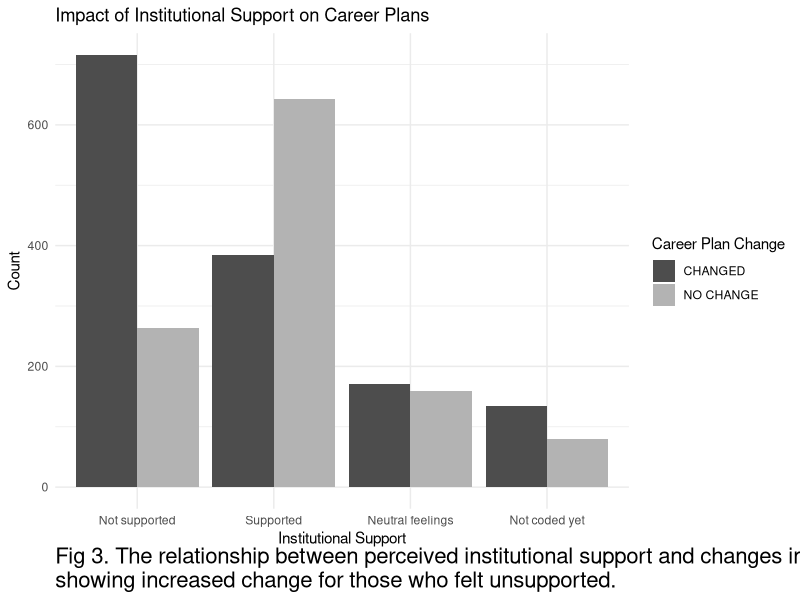
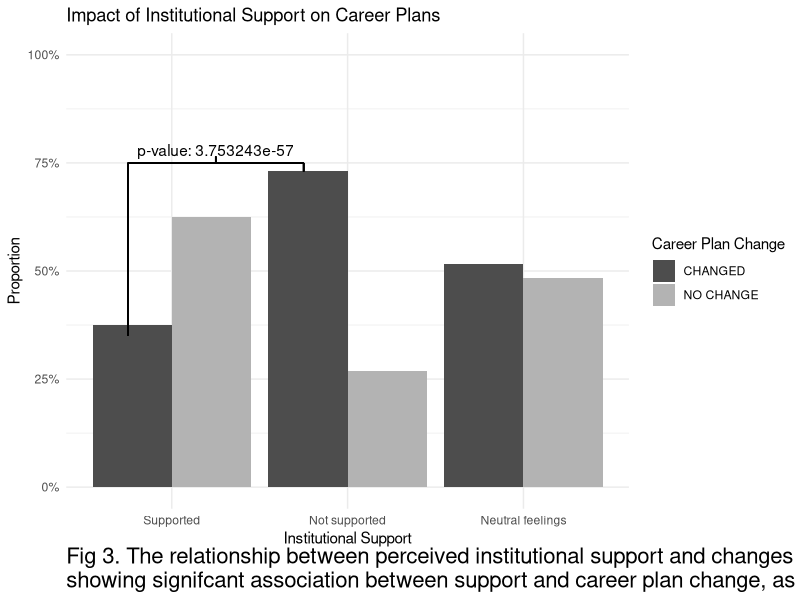
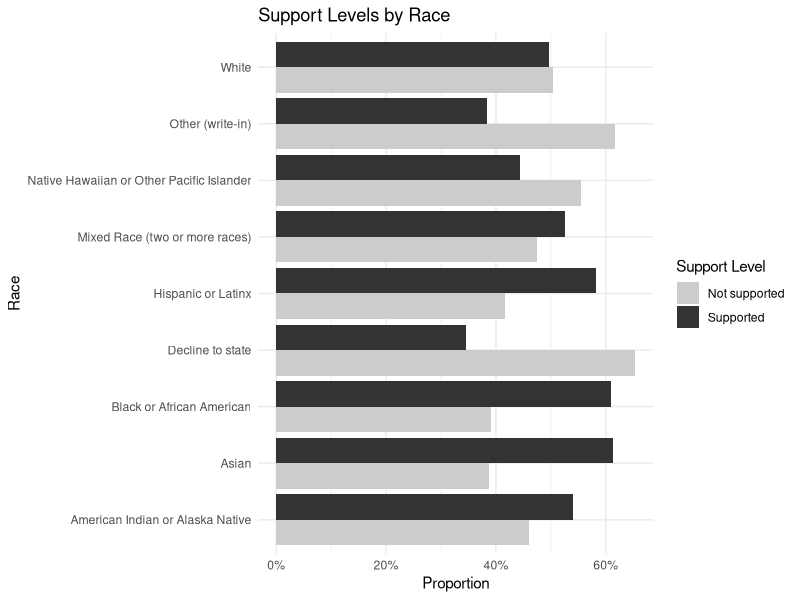
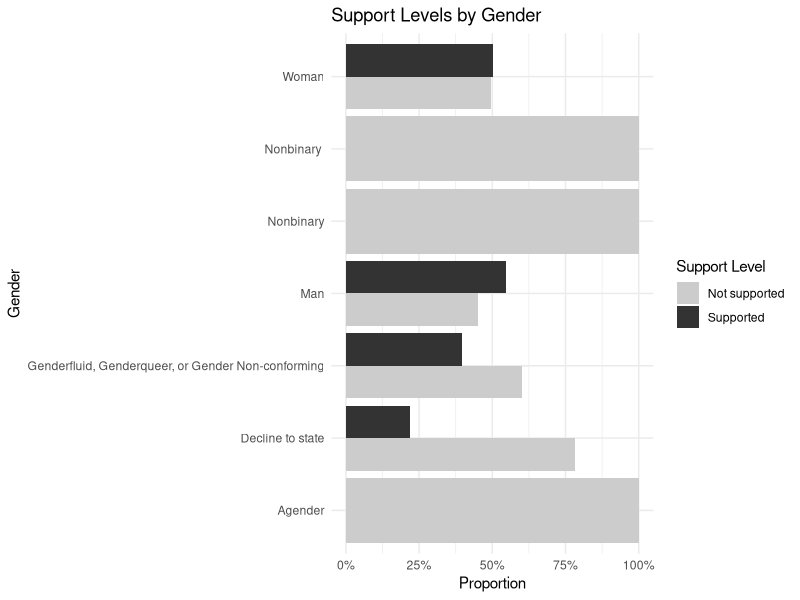
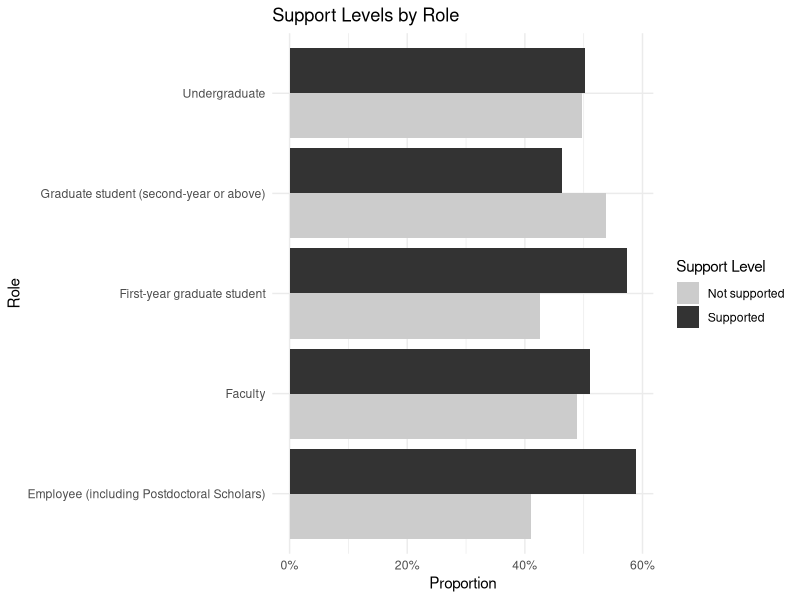
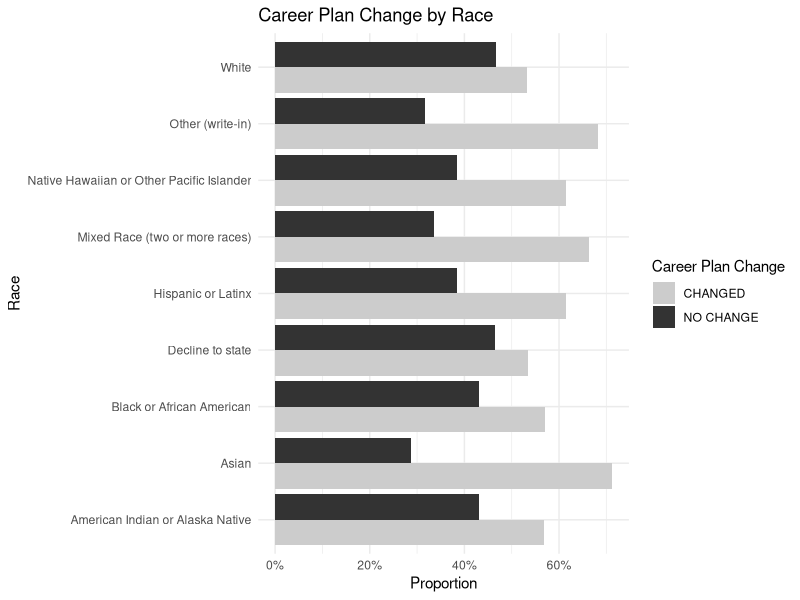
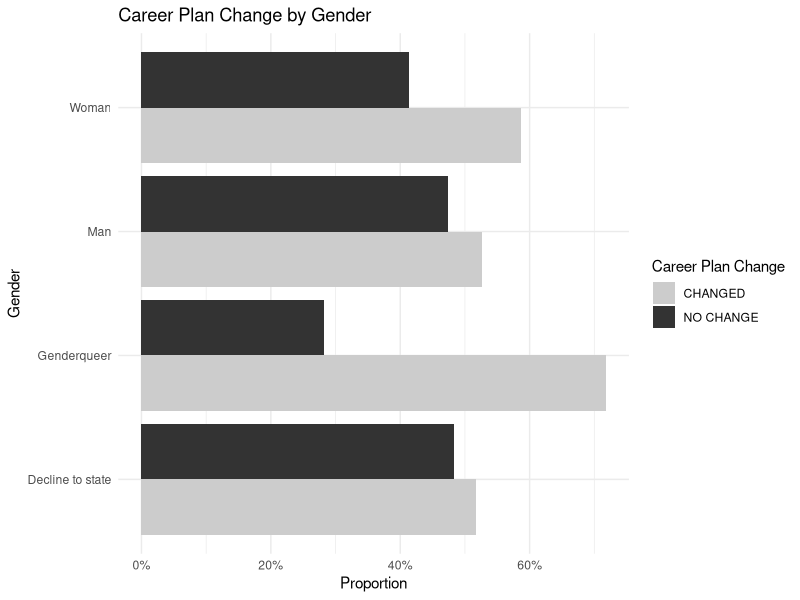
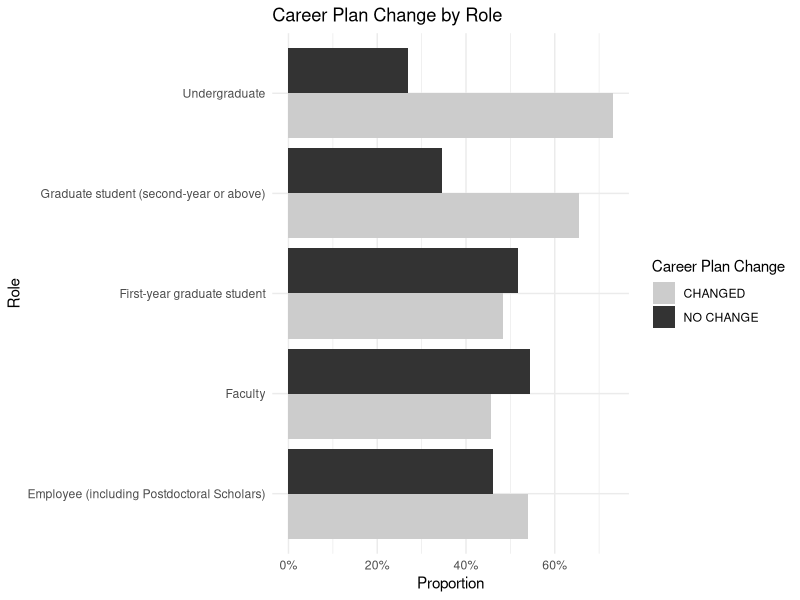

Write R code to recreate these figures, in order.
## ---- chunk 1
library(tidyverse)
library(patchwork)
library(ggsignif)
data <- read.csv("data_all.csv", skip = 1)
## ---- chunk 2
df_supported <- data %>% 
  rename(Supported = Did.you.feel.supported.from.your.institution..department..team..etc...,
         Changed = How.has.COVID.19.changed.and.or.altered.your.academic.or.professional.plans...Some.examples..programs.you.will.apply.to..jobs.you.will.apply.to..interest.level.in.certain.career.paths.) %>% 
  select(Supported, Changed)

df_supported <- df_supported %>%
  mutate(Supported = case_when(
    Supported %in% c("Supported", "supported") ~ "Supported",
    Supported %in% c("Not supported", "Not Supported", "not supported") ~ "Not supported",
    Supported %in% c("Neutral feelings", "Neutral feellings", "neutral feelings") ~ "Neutral feelings",
    Supported == "" ~ "Not coded yet",
    TRUE ~ Supported
  ))


head(df_supported)
## ---- chunk 3
contingency_table <- table(df_supported$Supported, df_supported$Changed)
chisq_test <- chisq.test(contingency_table)
p_value <- chisq_test$p.value
## ---- chunk 4
summarized_df <- df_supported %>%
  group_by(Supported, Changed) %>%
  summarise(Count = n()) %>%
  ungroup()

summarized_df <- summarized_df %>%
  arrange(desc(Count)) %>%
  mutate(Supported = factor(Supported, levels = unique(Supported)))

ggplot(summarized_df, aes(x = Supported, y = Count, fill = Changed)) +
  geom_bar(stat = "identity", position = "dodge") +
  labs(title = "Impact of Institutional Support on Career Plans",
       x = "Institutional Support",
       y = "Count",
       fill = "Career Plan Change",
       caption = "Fig 3. The relationship between perceived institutional support and changes in academic or professional plans due to COVID-19,\nshowing increased change for those who felt unsupported.") +
  scale_fill_manual(values = c("NO CHANGE" = "grey70", "CHANGED" = "grey30")) +
  theme_minimal() +
  theme(plot.caption = element_text(hjust = 0, margin = margin(t = 0, r = 0, b = 0, l = 0), size = 16))
## ---- chunk 5
df_filtered <- df_supported %>%
  filter(Supported %in% c("Not supported", "Supported", "Neutral feelings"))

summarized_df <- df_filtered %>%
  group_by(Supported, Changed) %>%
  summarise(Count = n()) %>%
  mutate(Proportion = Count / sum(Count)) %>%
  ungroup()

summarized_df$Supported <- factor(summarized_df$Supported, levels = c("Supported", "Not supported", "Neutral feelings"))

ggplot(summarized_df, aes(x = Supported, y = Proportion, fill = Changed)) +
  geom_bar(stat = "identity", position = "dodge") +
  labs(title = "Impact of Institutional Support on Career Plans",
       x = "Institutional Support",
       y = "Proportion",
       fill = "Career Plan Change",
       caption = "Fig 3. The relationship between perceived institutional support and changes in academic or professional plans due to COVID-19,\nshowing signifcant association between support and career plan change, as shown from p-value from chi-square test of independence.") +
  scale_fill_manual(values = c("NO CHANGE" = "grey70", "CHANGED" = "grey30")) +
  theme_minimal() +
  scale_y_continuous(labels = scales::percent_format(), limits = c(0, 1)) +
  theme(plot.caption = element_text(hjust = 0, margin = margin(t = 0, r = 0, b = 0, l = 0), size = 16)) +
  geom_segment(aes(x = 1 - 0.25, xend = 2 - 0.25, y = 0.75, yend = 0.75)) +
  geom_segment(aes(x = 1 - 0.25, xend = 1 - 0.25, y = 0.35, yend = 0.75)) +
  geom_segment(aes(x = 2 - 0.25, xend = 2 - 0.25, y = 0.73, yend = 0.75)) +
  geom_segment(aes(x = (1.75 + 0.75) / 2, xend = (1.75 + 0.75) / 2, y = 0.75, yend = 0.765)) +
  annotate("text", x = (1.75 + 0.75) / 2, y = 0.78, label = paste("p-value:", format(p_value, scientific = TRUE)))

## ---- chunk 6
df_supported <- data %>% 
  rename(Supported = Did.you.feel.supported.from.your.institution..department..team..etc...,
         Race = What.is.your.race.and.or.ethnicity..Check.all.that.apply....Selected.Choice,
         Gender = How.would.you.describe.yourself...Mark.one.answer....Selected.Choice
         ) %>% 
  select(Race, Gender, Role, Supported)

df_supported <- df_supported %>%
  mutate(Supported = case_when(
    Supported %in% c("Supported", "supported") ~ "Supported",
    Supported %in% c("Not supported", "Not Supported", "not supported") ~ "Not supported",
    Supported %in% c("Neutral feelings", "Neutral feellings", "neutral feelings") ~ "Neutral feelings",
    Supported == "" ~ "Not coded yet",
    TRUE ~ Supported
  ))

df_supported <- df_supported %>%
  filter(Supported %in% c("Supported", "Not supported"))
df_supported <- df_supported %>%
  separate_rows(Race, sep = ",\\s*")
## ---- chunk 7
df_race <- df_supported %>%
  group_by(Race, Supported) %>%
  summarise(count = n()) %>%
  mutate(proportion = count / sum(count))

ggplot(df_race, aes(x = Race, y = proportion, fill = Supported)) +
  geom_bar(stat = "identity", position = "dodge") +
  scale_y_continuous(labels = scales::percent_format()) +
  scale_fill_grey(start = 0.8, end = 0.2) +
  labs(title = "Support Levels by Race",
       x = "Race",
       y = "Proportion",
       fill = "Support Level") +
  theme_minimal() +
  coord_flip()

df_gender <- df_supported %>%
  group_by(Gender, Supported) %>%
  summarise(count = n()) %>%
  mutate(proportion = count / sum(count))

ggplot(df_gender, aes(x = Gender, y = proportion, fill = Supported)) +
  geom_bar(stat = "identity", position = "dodge") +
  scale_y_continuous(labels = scales::percent_format()) +
  scale_fill_grey(start = 0.8, end = 0.2) +
  labs(title = "Support Levels by Gender",
       x = "Gender",
       y = "Proportion",
       fill = "Support Level") +
  theme_minimal() +
  coord_flip()

df_role <- df_supported %>%
  group_by(Role, Supported) %>%
  summarise(count = n()) %>%
  mutate(proportion = count / sum(count))

ggplot(df_role, aes(x = Role, y = proportion, fill = Supported)) +
  geom_bar(stat = "identity", position = "dodge") +
  scale_y_continuous(labels = scales::percent_format()) +
  scale_fill_grey(start = 0.8, end = 0.2) +
  labs(title = "Support Levels by Role",
       x = "Role",
       y = "Proportion",
       fill = "Support Level") +
  theme_minimal() +
  coord_flip()
## ---- chunk 8
df_supported <- data %>% 
  rename(Changed = How.has.COVID.19.changed.and.or.altered.your.academic.or.professional.plans...Some.examples..programs.you.will.apply.to..jobs.you.will.apply.to..interest.level.in.certain.career.paths.,
         Race = What.is.your.race.and.or.ethnicity..Check.all.that.apply....Selected.Choice,
         Gender = How.would.you.describe.yourself...Mark.one.answer....Selected.Choice
         ) %>% 
  select(Race, Gender, Role, Changed)

df_supported <- df_supported %>%
  separate_rows(Race, sep = ",\\s*") %>% 
  mutate(Gender := str_trim(Gender)) %>% 
  mutate(Gender := case_when(
      Gender %in% c("Nonbinary", "Agender", "Genderfluid, Genderqueer, or Gender Non-conforming") ~ "Genderqueer",
      TRUE ~ as.character(Gender)
    ))
## ---- chunk 9
df_race <- df_supported %>%
  group_by(Race, Changed) %>%
  summarise(count = n()) %>%
  mutate(proportion = count / sum(count))

ggplot(df_race, aes(x = Race, y = proportion, fill = Changed)) +
  geom_bar(stat = "identity", position = "dodge") +
  scale_y_continuous(labels = scales::percent_format()) +
  scale_fill_grey(start = 0.8, end = 0.2) +
  labs(title = "Career Plan Change by Race",
       x = "Race",
       y = "Proportion",
       fill = "Career Plan Change") +
  theme_minimal() +
  coord_flip()

df_gender <- df_supported %>%
  group_by(Gender, Changed) %>%
  summarise(count = n()) %>%
  mutate(proportion = count / sum(count))

ggplot(df_gender, aes(x = Gender, y = proportion, fill = Changed)) +
  geom_bar(stat = "identity", position = "dodge") +
  scale_y_continuous(labels = scales::percent_format()) +
  scale_fill_grey(start = 0.8, end = 0.2) +
  labs(title = "Career Plan Change by Gender",
       x = "Gender",
       y = "Proportion",
       fill = "Career Plan Change") +
  theme_minimal() +
  coord_flip()

df_role <- df_supported %>%
  group_by(Role, Changed) %>%
  summarise(count = n()) %>%
  mutate(proportion = count / sum(count))

ggplot(df_role, aes(x = Role, y = proportion, fill = Changed)) +
  geom_bar(stat = "identity", position = "dodge") +
  scale_y_continuous(labels = scales::percent_format()) +
  scale_fill_grey(start = 0.8, end = 0.2) +
  labs(title = "Career Plan Change by Role",
       x = "Role",
       y = "Proportion",
       fill = "Career Plan Change") +
  theme_minimal() +
  coord_flip()
## ---- chunk 10
df_supported <- df_supported %>% 
  filter(!Race %in% c("Decline to state", "Other (write-in)")) %>% 
  filter(!Gender %in% c("Decline to state", "Other (write-in)"))

df_updated_race <- df_supported %>%
  mutate(Race_Comparison = case_when(
    Race %in% c("White") ~ "White",
    TRUE ~ "BIPOC"
  )) %>%
  filter(Race_Comparison %in% c("White", "BIPOC"))
## ---- chunk 11
race_counts <- df_updated_race %>%
  group_by(Race_Comparison, Changed) %>%
  summarise(count = n(), .groups = 'drop') %>%
  pivot_wider(names_from = Changed, values_from = count, values_fill = 0)

race_test <- chisq.test(as.matrix(race_counts[, -1]))
## ---- chunk 12
df_woman_man <- df_supported %>%
  filter(Gender %in% c("Woman", "Man"))
contingency_table_woman_man <- table(df_woman_man$Gender, df_woman_man$Changed)
chisq_test_woman_man <- chisq.test(contingency_table_woman_man)
p_value_woman_man <- chisq_test_woman_man$p.value
df_genderqueer_man <- df_supported %>%
  filter(Gender %in% c("Genderqueer", "Man"))
contingency_table_genderqueer_man <- table(df_genderqueer_man$Gender, df_genderqueer_man$Changed)
chisq_test_genderqueer_man <- chisq.test(contingency_table_genderqueer_man)
p_value_genderqueer_man <- chisq_test_genderqueer_man$p.value

print(paste("p-value for Woman vs Man: ", format(p_value_woman_man, scientific = TRUE)))
print(paste("p-value for Genderqueer vs Man: ", format(p_value_genderqueer_man, scientific = TRUE)))
## ---- chunk 13
df_race <- df_supported %>%
  group_by(Race, Changed) %>%
  summarise(count = n()) %>%
  mutate(proportion = count / sum(count)) %>% 
  filter(Changed == "CHANGED")%>%
  arrange(-desc(proportion))

df_race$Race <- factor(df_race$Race, levels = df_race$Race)

race_graph <- ggplot(df_race, aes(x = proportion, y = Race)) +
  geom_bar(stat = "identity") +
  scale_x_continuous(labels = scales::percent_format(), limits = c(0, 1)) +
  scale_fill_grey(start = 0.8, end = 0.2) +
  labs(title = "Race",
       x = "",
       y = "") +
  theme_minimal() +
  geom_segment(aes(x = 0.725, xend = 0.725, y = "Asian", yend = "American Indian or Alaska Native")) + 
  geom_segment(aes(x = 0.7, xend = 0.725, y = "Asian")) + 
  geom_segment(aes(x = 0.55, xend = 0.725, y = "American Indian or Alaska Native")) + geom_segment(aes(x = 0.725, xend = 0.73, y = "Hispanic or Latinx")) +
  annotate("text", x = 0.73, y = "Hispanic or Latinx", label = "BIPOC", hjust = 0) + geom_signif(comparisons = list(c("Hispanic or Latinx", "White")),
              annotations = paste("p-value:", format(race_test$p.value, scientific = TRUE)), y = 0.775)
  


df_gender <- df_supported %>%
  group_by(Gender, Changed) %>%
  summarise(count = n()) %>%
  mutate(proportion = count / sum(count)) %>% 
  filter(Changed == "CHANGED")%>%
  arrange(-desc(proportion))

df_gender$Gender <- factor(df_gender$Gender, levels = df_gender$Gender)

gender_graph <- ggplot(df_gender, aes(x = proportion, y = Gender)) +
  geom_bar(stat = "identity") +
  scale_x_continuous(labels = scales::percent_format(), limits = c(0, 1)) +
  scale_fill_grey(start = 0.8, end = 0.2) +
labs(title = "Gender",
     x = "",
     y = "") +
theme_minimal() +
  geom_signif(comparisons = list(c("Genderqueer", "Man")),
              annotations = paste("p-value:", format(p_value_genderqueer_man, scientific = TRUE))) +
  geom_signif(comparisons = list(c("Woman", "Man")),
              annotations = paste("p-value:", format(p_value_woman_man, scientific = TRUE)), y = 0.6)

race_graph / gender_graph +
plot_layout(guides = "collect") &
plot_annotation(
  title = "Career Plan Change Due to COVID-19 by Race & Gender",
  caption = "Fig 4. Career plan changes due to COVID-19 by racial and gender groups. Shows underrepresented groups exhibited higher levels of change\nas seen from p-value from chi-square tests of independence.",
  theme = theme(plot.caption = element_text(hjust = 0, margin = margin(t = 0, r = 0, b = 0, l = 0), size = 16))
)
